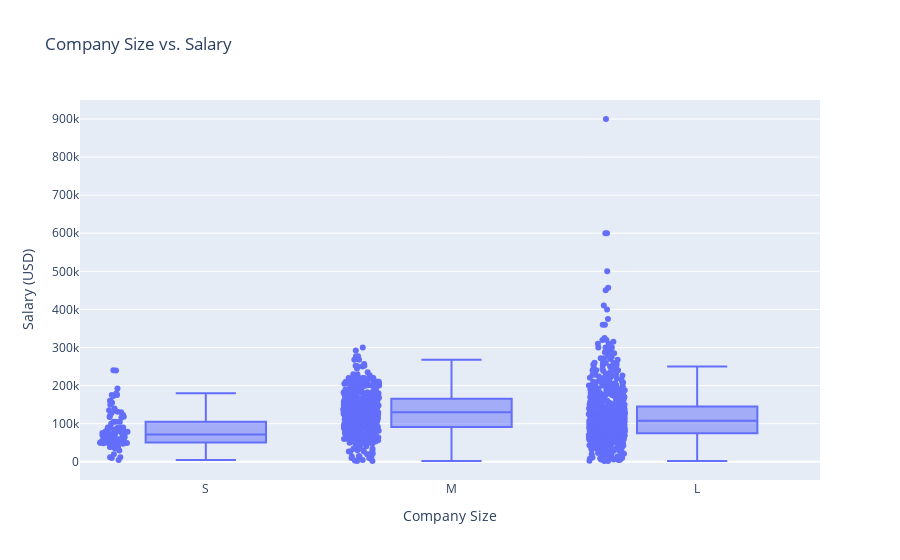

The cell this chart's notebook holds for it:
### Markdown cell above
## company size vs salary

### Code cell
fig = px.box(df, x="company_size", y="salary_in_usd", points="all", title="Company Size vs. Salary")
fig.update_xaxes(title="Company Size")
fig.update_yaxes(title="Salary (USD)")
fig.show()

### Figure 1 — Plotly figure (JSON) as saved in the notebook; plotly's stock layout.template omitted (floating-point values rounded to 4 significant figures; data arrays with more than 128 entries replaced by an {"elided": "..."} marker saying what was removed)
{"data": [{"alignmentgroup": "True", "boxpoints": "all", "hovertemplate": "company_size=%{x}<br>salary_in_usd=%{y}<extra></extra>", "legendgroup": "", "marker": {"color": "#636efa"}, "name": "", "notched": false, "offsetgroup": "", "orientation": "v", "showlegend": false, "type": "box", "x": {"elided": "1349 str values"}, "x0": " ", "xaxis": "x", "y": {"elided": "1349 int values"}, "y0": " ", "yaxis": "y"}], "layout": {"boxmode": "group", "legend": {"tracegroupgap": 0}, "title": {"text": "Company Size vs. Salary"}, "xaxis": {"anchor": "y", "domain": [0, 1], "title": {"text": "Company Size"}}, "yaxis": {"anchor": "x", "domain": [0, 1], "title": {"text": "Salary (USD)"}}}}
